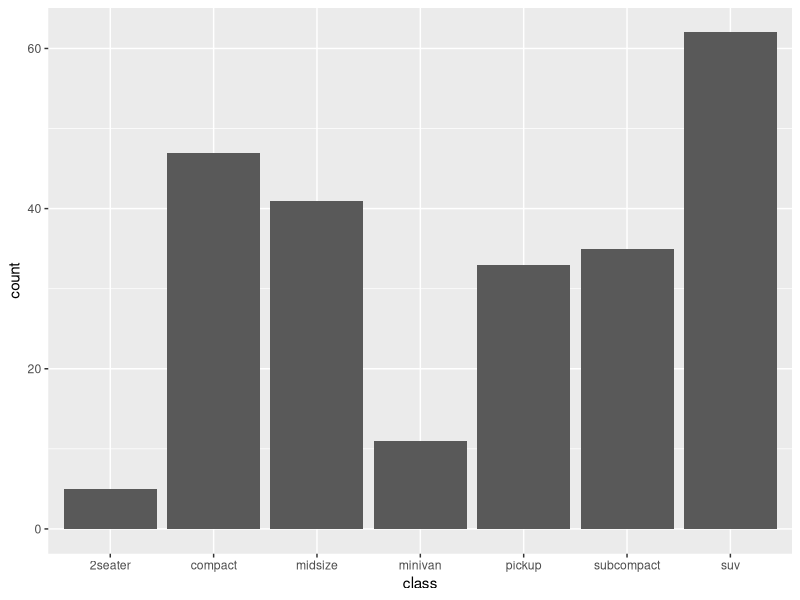
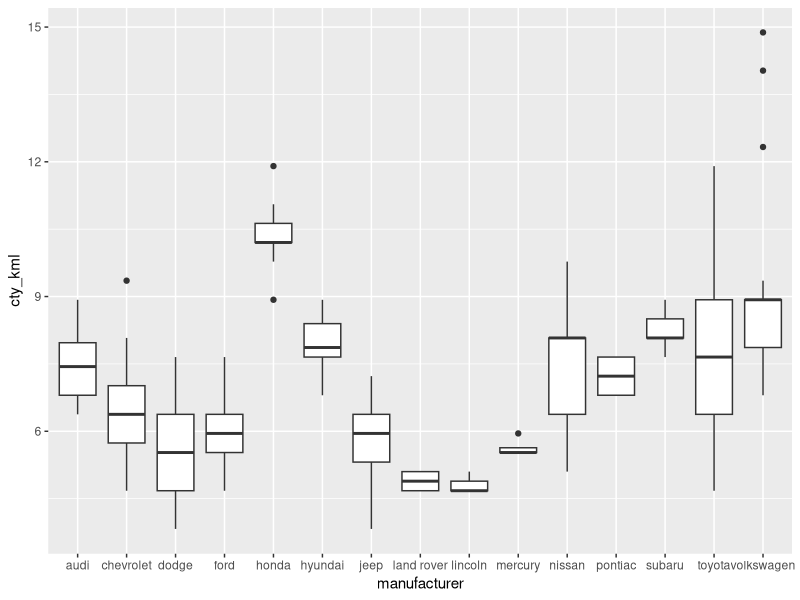

Write the R code that produced these figures, in order.
library(ggplot2)

mpg <- ggplot2::mpg

## Descriptives ----
head(mpg)
str(mpg)
summary(mpg)

### Adding variables ----
mpg$cty_kml <- mpg$cty * 0.42514370

## Plots ----

### Plotting frequency of car classes
g <- ggplot(mpg, aes(class))
g + geom_bar()

### Plotting boxplot of city miles per gallon
g <- ggplot(mpg, aes(manufacturer, cty_kml))
g + geom_boxplot()

cty_man_aov <- aov(cty_kml ~ manufacturer, mpg)
cty_man_aov
summary(cty_man_aov)

